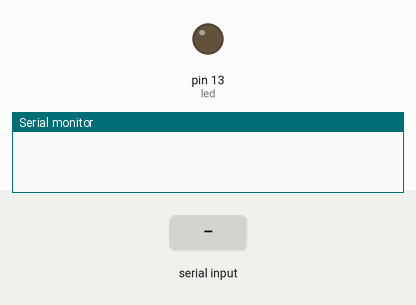
This sketch was run on a simulated Arduino Uno, built with avr-gcc and run on an emulated ATmega328P. On the bench: output pins drawn as LEDs (lit = HIGH), the last lines printed to the serial monitor. The test bench sets the inputs (shaded band).

Above: at 1.2 s.
1.3 s: "1" received over the second serial link
At 2.5 s:
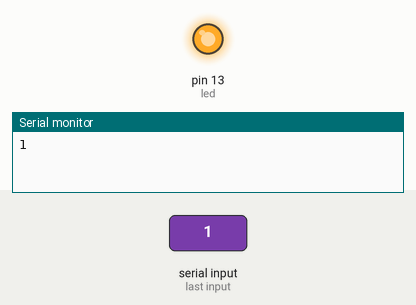
2.8 s: "0" received over the second serial link
At 3.9 s:
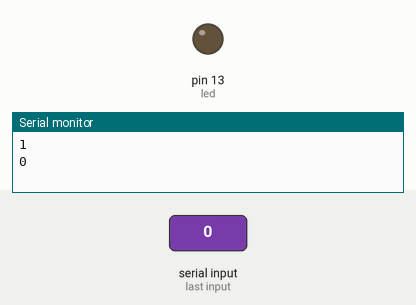
Timing chart, 0 to 5.8 s (numbered marks = the images above; inputs shaded):
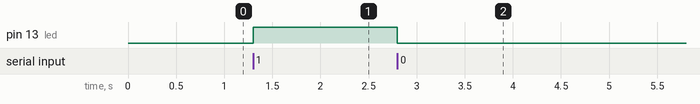

The sketch:

________HC06__2_LED___.ino
```cpp
#define TXD 4 //모듈의 TXD(송신)를 4번 핀에 연결
#define RXD 2 //모듈의 RXD(수신)를 2번 핀에 연결
#define led 13

#include <SoftwareSerial.h>
SoftwareSerial BTSerial(TXD, RXD);  //이름을 BTSerial로 지정(TXD, RXD)핀 순서로 연결

void setup() {
  Serial.begin(9600);     //시리얼 시작
  BTSerial.begin(9600);         //소프트웨어시리얼 시작(이하 BT시리얼)
  pinMode(led, OUTPUT);
}
void loop() {
  if (BTSerial.available()) {         //BT시리얼에서 값 받기
    char cmd = BTSerial.read(); //BT시리얼에서 받은 값 cmd로 변수 설정
    Serial.println(cmd);        //cmd 값을 시리얼 모니터에 출력 후줄바꿈
    if (cmd == '1') {           //만일 cmd값이 1이면(작은따옴표, 문자열은 ")
      digitalWrite(led, 1);     //led 켜기
    }
    else if (cmd == '0') {
      digitalWrite(led, 0);
    }
  }
}
```

Measured:
- after the input at 1.3 s, pin 13 (led): LOW → HIGH at once
- after the input at 2.8 s, pin 13 (led): HIGH → LOW at once
